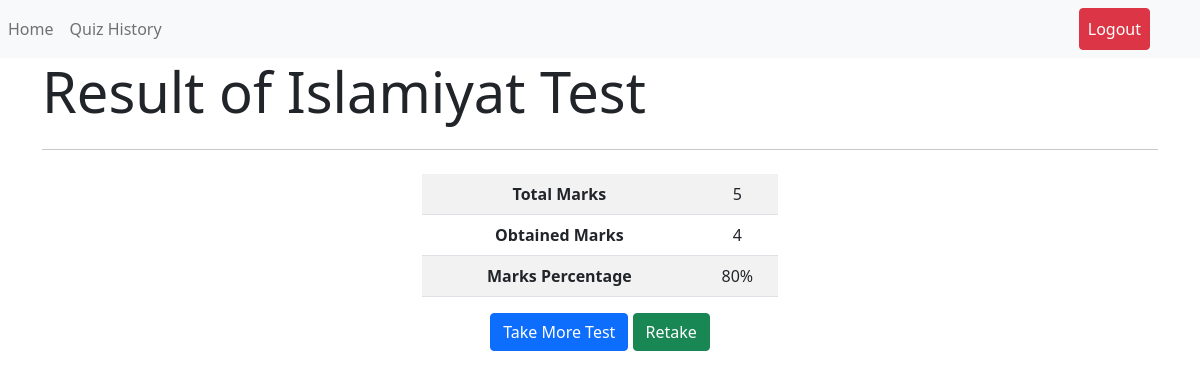
The page /view/result.php?subjectId=6 (signed in) on the database its author committed.
### tables this page shows
CREATE TABLE `subjects` (
  `subject_id` int(11) NOT NULL,
  `subject` varchar(225) NOT NULL
);

CREATE TABLE `quizes` (
  `quiz_id` int(11) NOT NULL,
  `subject_id` int(11) NOT NULL,
  `obtain_marks` int(11) NOT NULL,
  `time` timestamp NOT NULL DEFAULT CURRENT_TIMESTAMP,
  `user_id` int(11) NOT NULL
);

### model/functions.php (called while the page is built, shortened)
<?php
function getSpecificSubject ($subjectId){
    include "db.php";
    $query = "SELECT * FROM `subjects` WHERE  `subject_id` = '$subjectId'";
    $result = mysqli_query($conn, $query);
    $data = array();
    while ($row = mysqli_fetch_array($result, MYSQLI_ASSOC)) {
            $data[] = $row;
    }
    return $data;
}
function getSpecificQuizResultBySubject($subjectId){
    include "db.php";
    $userId = $_SESSION['user_id'];
    $query = "SELECT * FROM `quizes` WHERE  `subject_id` = '$subjectId' AND `user_id` = '$userId'
    ORDER BY `quiz_id` DESC LIMIT 1";
    $result = mysqli_query($conn, $query);
    $data = array();
    while ($row = mysqli_fetch_array($result, MYSQLI_ASSOC)) {
            $data[] = $row;
    }
    return $data;
}

### view/result.php (the view, shortened to what this page needs)
<?php
include "../model/functions.php";
?>
<?php
$subjectId = $_GET['subjectId'];
$subject = getSpecificSubject($subjectId);
$quizResult = getSpecificQuizResultBySubject($subjectId);
$percentageResult = $quizResult[0]['obtain_marks']/5 *100;
$percentageResult = floor($percentageResult);
?>
<!doctype html>
<html lang="en">
<head>
    <link rel="stylesheet" href="css/bootstrap.min.js.css">
    <link rel="stylesheet" href="css/custom.css">
</head>
<body>
<?php
include "../common/top-bar.php";
?>
<div class="container">
    <div class="row">
        <div class="jumbotron">
            <h1 class="display-4">Result of <?php echo $subject[0]['subject']?> Test</h1>
            <hr class="my-4">
        </div>
    </div>
    <div class="row">
        <div class="col-lg-4 text-center offset-4">
            <table class="table table-striped ">
                <tr>
                    <th>Total Marks</th>
                    <td>5</td>
                </tr>
                <tr>
                    <th>Obtained Marks</th>
                    <td><?php echo $quizResult[0]['obtain_marks']?></td>
                </tr>
                <tr>
                    <th>Marks Percentage</th>
                    <td><?php echo $percentageResult ?>%</td>
                </tr>
            </table>
            <a href="index.php" class="btn btn-primary text-white">Take More Test</a>
            <a href="startTest.php?subjectId=<?php echo $subjectId?>" class="btn btn-success text-white">Retake</a>
        </div>
    </div>
</div>
</body>
</html>

### rows shown on the page
subjects: subject "Islamiyat"
quizes: obtain_marks "4", obtain_marks "80"
